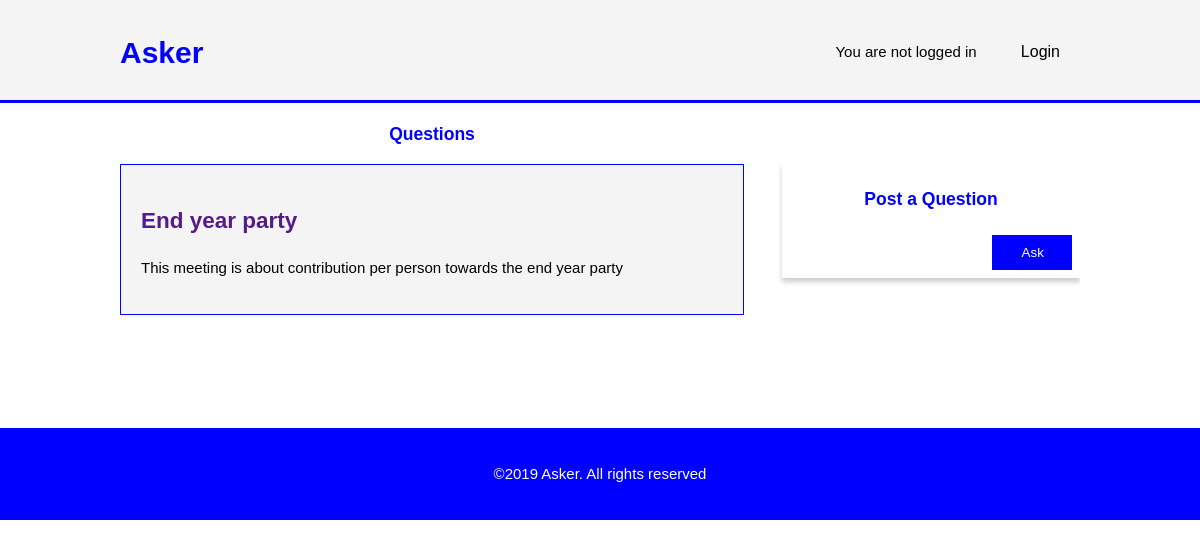
Screenshot of /home/3/ with the database file from the repository.
### meetings/models.py (models this page shows, shortened)
class Meeting(models.Model):
    name=models.CharField(max_length=200, unique=True)
    description=models.CharField(max_length=200)

### meetings/views.py (the view)
# urls.py: path('home/<int:meeting_id>/', views.detail, name='detail'),
def detail(request, meeting_id):
    meeting_detail = get_object_or_404(Meeting, pk=meeting_id)
    return render(request, 'detail.html', {'meeting_detail': meeting_detail})

### meetings/templates/detail.html (shortened to what this page needs)
{% load static %}
<!DOCTYPE html>
<html>
<head>
  <link rel="stylesheet" href="{% static 'css/detail.css' %}" />
</head>
<body>
  <header>
    <div class="container">
      <div id="branding">
        <h1><span class="highlight"> Asker</span></h1>
      </div>
      <nav>
        <ul>
          {% if user.is_authenticated %}
          <li>
            Welcome {{request.user.first_name}}
          </li>
          <li>
          </li>
          {% else %}
          <li>
            You are not logged in
          </li>
          <li>
            <a href="{% url 'login' %}">Login</a>
          </li>
          {% endif %}
        </ul>
      </nav>
    </div>
  </header>
  <section id="main">
    <div class="container">
      <article id="main-col">
        <h1>Questions</h1>
        <ul id="questions">
          <li>
            <h2>
              <a href="">{{ meeting_detail.name }}</a>
            </h2>
            <p>{{ meeting_detail.description }}</p>
          </li>
          <br>
    </ul>
    </article>
    <aside id="sidebar">
      <h3>Post a Question</h3>
      <div class="comment">
        <form action="" method="POST">
          <button type="submit" class="post-btn">Ask</button>
        </form>
      </div>
    </aside>
    </div>
  </section>
  <footer>
    <p>&copy;2019 Asker. All rights reserved</p>
  </footer>
</body>
</html>

### meetings/static/css/detail.css (style rules this page uses)
html { scroll-behavior: smooth; }
body { font-family: Arial, Helvetica, sans-serif; font-size: 15px; line-height: 1.5; margin: 0; padding: 0; }
.container { width: 80%; margin: auto; overflow: hidden; }
ul { margin: 0; padding: 0; }
header { background-color: #f4f4f4; padding-top: 30px; min-height: 70px; border-bottom: #0000FF 3px solid; }
header a { color: #000000; text-decoration: none; font-size: 16px; }
header li { display: inline; padding: 0 20px 0 20px; }
header #branding { float: left; }
header #branding h1 { margin: 0; }
header nav { float: right; margin-top: 10px; }
header .highlight, header .current a { color: #0000FF; font-weight: bold; }
ul#questions li { list-style: none; padding: 20px; border: #0000FF 1px solid; margin-bottom: 5px; background-color: #f4f4f4; }
ul#questions a { text-decoration: none; }
article h1 { color: #0000FF; text-align: center; }
.post-btn { float: right; background-color: #0000FF; color: #ffffff; width: 30%; cursor: pointer; border: 3px solid; margin-top: 10px; margin-right:0; padding: 10px 30px; text-align: center; }
aside#sidebar { float: right; width: 30%; margin-top: 60px; box-shadow: 0 4px 5px 0 rgba(0,0,0,0.2); transition: 0.3s; padding: 5px 5px; position: relative; margin-bottom: 130px; margin-right: auto; margin-left: auto; }
aside#sidebar h3 { text-align: center; margin-bottom: 10px; color: #0000FF; }
article#main-col { float: left; width: 65% }
footer { padding: 20px; margin-top: 20px; text-align: center; color: #ffffff; background-color: #0000FF; }

### rows the page displays
Meeting: name "End year party", description "This meeting is about contribution per person towards the end year party"
